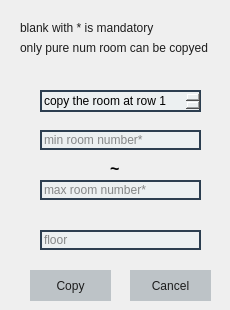
    <widget class="QWidget" name="copy_page">
     <widget class="QLineEdit" name="copy_min_num_lineedit">
      <property name="geometry">
       <rect>
        <x>40</x>
        <y>130</y>
        <width>161</width>
        <height>20</height>
       </rect>
      </property>
      <property name="styleSheet">
       <string notr="true">QLineEdit
{
  color: #1d1d1d;
  background-color: #ecf0f1;
  border: 2px solid #2c3e50;
  font-family:&quot;Microsoft YaHei UI&quot;;
}


</string>
      </property>
      <property name="placeholderText">
       <string>min room number*</string>
      </property>
     </widget>
     <widget class="QLabel" name="copy_wave_label">
      <property name="geometry">
       <rect>
        <x>110</x>
        <y>160</y>
        <width>21</width>
        <height>16</height>
       </rect>
      </property>
      <property name="font">
       <font>
        <family>Microsoft JhengHei UI</family>
        <pointsize>12</pointsize>
        <weight>75</weight>
        <bold>true</bold>
       </font>
      </property>
      <property name="text">
       <string>~</string>
      </property>
     </widget>
     <widget class="QLineEdit" name="copy_max_num_lineedit">
      <property name="geometry">
       <rect>
        <x>40</x>
        <y>180</y>
        <width>161</width>
        <height>20</height>
       </rect>
      </property>
      <property name="styleSheet">
       <string notr="true">QLineEdit
{
  color: #1d1d1d;
  background-color: #ecf0f1;
  border: 2px solid #2c3e50;
  font-family:&quot;Microsoft YaHei UI&quot;;
}


</string>
      </property>
      <property name="placeholderText">
       <string>max room number*</string>
      </property>
     </widget>
     <widget class="QLineEdit" name="copy_floor_lineedit">
      <property name="geometry">
       <rect>
        <x>40</x>
        <y>230</y>
        <width>161</width>
        <height>20</height>
       </rect>
      </property>
      <property name="styleSheet">
       <string notr="true">QLineEdit
{
  color: #1d1d1d;
  background-color: #ecf0f1;
  border: 2px solid #2c3e50;
  font-family:&quot;Microsoft YaHei UI&quot;;

}


</string>
      </property>
      <property name="text">
       <string/>
      </property>
      <property name="placeholderText">
       <string>floor</string>
      </property>
     </widget>
     <widget class="QPushButton" name="copy_done_button">
      <property name="geometry">
       <rect>
        <x>30</x>
        <y>270</y>
        <width>81</width>
        <height>31</height>
       </rect>
      </property>
      <property name="styleSheet">
       <string notr="true">QPushButton
{
  color: #1d1d1d;
  background-color: #bdc3c7;
	border:none;
  padding: 3px;
  font-family:&quot;Microsoft YaHei UI&quot;;
	text-align: center;
}
QPushButton:hover, QPushButton:pressed , QPushButton:checked
{
  background-color:  #95a5a6;
	text-align: right;
	padding-right: 20px;

}
QPushButton:hover
{
  background-image: url(:/qss/icon/copy.png);
	background-repeat:no-repeat;
	background-position: center left;
}
QPushButton:pressed, QPushButton:checked
{
  background-image: url(:/qss/icon/copy.png);
	background-repeat:no-repeat;
	background-position: center left;
}</string>
      </property>
      <property name="text">
       <string>Copy</string>
      </property>
     </widget>
     <widget class="QPushButton" name="copy_cancel_button">
      <property name="geometry">
       <rect>
        <x>130</x>
        <y>270</y>
        <width>81</width>
        <height>31</height>
       </rect>
      </property>
      <property name="styleSheet">
       <string notr="true">QPushButton
{
  color: #1d1d1d;
  background-color: #bdc3c7;
	border:none;
  padding: 3px;
  font-family:&quot;Microsoft YaHei UI&quot;;
	text-align: center;
}
QPushButton:hover, QPushButton:pressed , QPushButton:checked
{
  background-color:  #95a5a6;
	text-align: right;
	padding-right: 20px;

}
QPushButton:hover
{
  background-image: url(:/qss/icon/cross.png);
	background-repeat:no-repeat;
	background-position: center left;
}
QPushButton:pressed, QPushButton:checked
{
  background-image: url(:/qss/icon/cross.png);
	background-repeat:no-repeat;
	background-position: center left;
}</string>
      </property>
      <property name="text">
       <string>Cancel</string>
      </property>
     </widget>
     <widget class="QLabel" name="copy_notice_label">
      <property name="geometry">
       <rect>
        <x>20</x>
        <y>20</y>
        <width>201</width>
        <height>16</height>
       </rect>
      </property>
      <property name="styleSheet">
       <string notr="true">QLabel
{
  color: #1d1d1d;
  background-color: none;
  border: none;
  font-family:&quot;Microsoft YaHei UI&quot;;
}</string>
      </property>
      <property name="text">
       <string>blank with * is mandatory</string>
      </property>
     </widget>
     <widget class="QLabel" name="copy_notice_label_2">
      <property name="geometry">
       <rect>
        <x>20</x>
        <y>40</y>
        <width>201</width>
        <height>16</height>
       </rect>
      </property>
      <property name="styleSheet">
       <string notr="true">QLabel
{
  color: #1d1d1d;
  background-color: none;
  border: none;
  font-family:&quot;Microsoft YaHei UI&quot;;
  text-align: left;
}</string>
      </property>
      <property name="text">
       <string>only pure num room can be copyed</string>
      </property>
     </widget>
     <widget class="QSpinBox" name="copy_row_spinbox">
      <property name="geometry">
       <rect>
        <x>40</x>
        <y>90</y>
        <width>161</width>
        <height>22</height>
       </rect>
      </property>
      <property name="styleSheet">
       <string notr="true">QTimeEdit::up-button,QDoubleSpinBox::up-button,QSpinBox::up-button {subcontrol-origin:border;
    subcontrol-position:right;
    image: url(:/qss/icon/double-right.png);
    width: 14px;
    height: 20px;  
       
}
QTimeEdit::down-button,QDoubleSpinBox::down-button,QSpinBox::down-button {subcontrol-origin:border;
    subcontrol-position:left;
    border-image: url(:/qss/icon/double-left.png);
    width: 14px;
    height: 20px;
   
}

QTimeEdit::up-button:hover,QDoubleSpinBox::up-button:hover,QSpinBox::up-button:hover {subcontrol-origin:border;
    subcontrol-position:right;
    image: url(:/qss/icon/double-right.png);
    width: 14px;
    height: 20px;
    background-color: #95a5a6;  
       
}
QTimeEdit::down-button:hover,QDoubleSpinBox::down-button:hover,QSpinBox::down-button:hover {subcontrol-origin:border;
    subcontrol-position:left;
    border-image: url(:/qss/icon/double-left.png);
    width: 14px;
    height: 20px;
    background-color: #95a5a6;
}

QTimeEdit,QDoubleSpinBox,QSpinBox {
   background-color:#ecf0f1;
   border: 2px solid #2c3e50;
   
}</string>
      </property>
      <property name="suffix">
       <string/>
      </property>
      <property name="prefix">
       <string>copy the room at row </string>
      </property>
      <property name="minimum">
       <number>1</number>
      </property>
     </widget>
    </widget>
